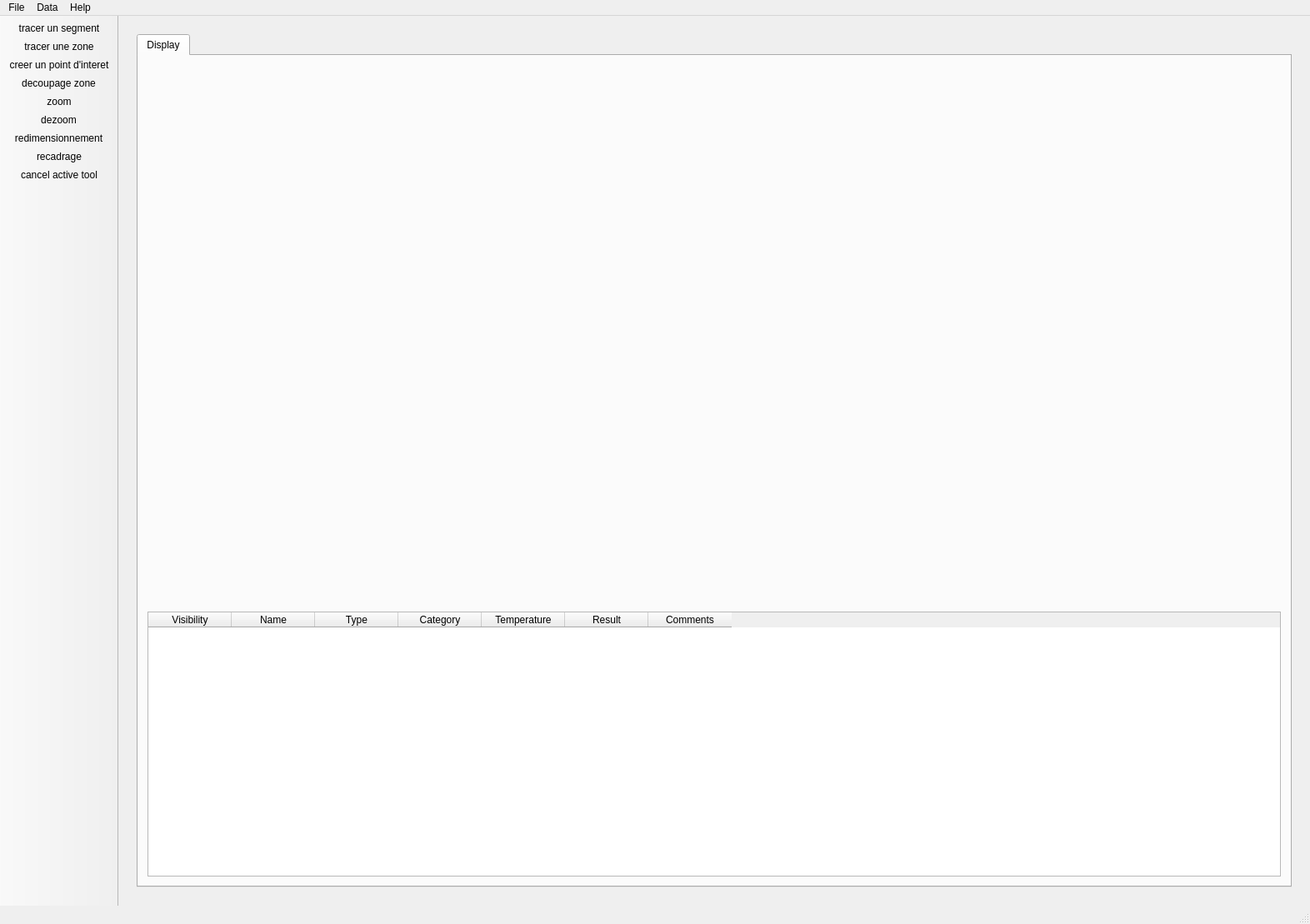
<?xml version="1.0" encoding="UTF-8"?>
<ui version="4.0">
 <class>MainWindow</class>
 <widget class="QMainWindow" name="MainWindow">
  <property name="geometry">
   <rect>
    <x>0</x>
    <y>0</y>
    <width>1572</width>
    <height>1109</height>
   </rect>
  </property>
  <property name="windowTitle">
   <string>3D Metrics</string>
  </property>
  <widget class="QWidget" name="centralWidget">
   <layout class="QVBoxLayout" name="verticalLayout_4">
    <item>
     <widget class="QWidget" name="mainView" native="true">
      <layout class="QHBoxLayout" name="horizontalLayout">
       <item>
        <widget class="QTabWidget" name="tab_widget">
         <property name="currentIndex">
          <number>0</number>
         </property>
         <property name="elideMode">
          <enum>Qt::ElideNone</enum>
         </property>
         <widget class="QWidget" name="display">
          <attribute name="title">
           <string>Display</string>
          </attribute>
          <layout class="QVBoxLayout" name="verticalLayout">
           <item>
            <widget class="OSGWidget" name="display_widget" native="true">
             <property name="minimumSize">
              <size>
               <width>400</width>
               <height>650</height>
              </size>
             </property>
            </widget>
           </item>
           <item>
            <widget class="QTableWidget" name="measurements_table">
             <property name="maximumSize">
              <size>
               <width>16777215</width>
               <height>400</height>
              </size>
             </property>
             <property name="baseSize">
              <size>
               <width>0</width>
               <height>0</height>
              </size>
             </property>
             <property name="cursor" stdset="0">
              <cursorShape>ArrowCursor</cursorShape>
             </property>
             <property name="contextMenuPolicy">
              <enum>Qt::DefaultContextMenu</enum>
             </property>
             <property name="frameShape">
              <enum>QFrame::StyledPanel</enum>
             </property>
             <property name="verticalScrollBarPolicy">
              <enum>Qt::ScrollBarAsNeeded</enum>
             </property>
             <property name="horizontalScrollBarPolicy">
              <enum>Qt::ScrollBarAsNeeded</enum>
             </property>
             <property name="sizeAdjustPolicy">
              <enum>QAbstractScrollArea::AdjustToContents</enum>
             </property>
             <property name="editTriggers">
              <set>QAbstractItemView::NoEditTriggers</set>
             </property>
             <property name="dragEnabled">
              <bool>false</bool>
             </property>
             <property name="dragDropMode">
              <enum>QAbstractItemView::NoDragDrop</enum>
             </property>
             <property name="defaultDropAction">
              <enum>Qt::IgnoreAction</enum>
             </property>
             <property name="selectionMode">
              <enum>QAbstractItemView::ExtendedSelection</enum>
             </property>
             <property name="selectionBehavior">
              <enum>QAbstractItemView::SelectRows</enum>
             </property>
             <property name="verticalScrollMode">
              <enum>QAbstractItemView::ScrollPerItem</enum>
             </property>
             <property name="gridStyle">
              <enum>Qt::SolidLine</enum>
             </property>
             <column>
              <property name="text">
               <string>Visibility</string>
              </property>
             </column>
             <column>
              <property name="text">
               <string>Name</string>
              </property>
             </column>
             <column>
              <property name="text">
               <string>Type</string>
              </property>
             </column>
             <column>
              <property name="text">
               <string>Category</string>
              </property>
             </column>
             <column>
              <property name="text">
               <string>Temperature</string>
              </property>
             </column>
             <column>
              <property name="text">
               <string>Result</string>
              </property>
             </column>
             <column>
              <property name="text">
               <string>Comments</string>
              </property>
             </column>
            </widget>
           </item>
          </layout>
         </widget>
        </widget>
       </item>
      </layout>
     </widget>
    </item>
   </layout>
  </widget>
  <widget class="QMenuBar" name="menuBar">
   <property name="enabled">
    <bool>true</bool>
   </property>
   <property name="geometry">
    <rect>
     <x>0</x>
     <y>0</y>
     <width>1572</width>
     <height>33</height>
    </rect>
   </property>
   <property name="baseSize">
    <size>
     <width>0</width>
     <height>0</height>
    </size>
   </property>
   <property name="defaultUp">
    <bool>false</bool>
   </property>
   <property name="nativeMenuBar">
    <bool>false</bool>
   </property>
   <widget class="QMenu" name="menuEfef">
    <property name="title">
     <string>File</string>
    </property>
    <addaction name="open_3d_model_action"/>
    <addaction name="open_measure_file_action"/>
    <addaction name="open_project_action"/>
    <addaction name="save_measure_file_action"/>
    <addaction name="save_project_action"/>
    <addaction name="close_3d_model_action"/>
    <addaction name="quit_action"/>
   </widget>
   <widget class="QMenu" name="menuData">
    <property name="title">
     <string>Data</string>
    </property>
    <addaction name="data_export_action"/>
   </widget>
   <widget class="QMenu" name="menuHelp">
    <property name="title">
     <string>Help</string>
    </property>
    <addaction name="user_manual_action"/>
    <addaction name="about_action"/>
   </widget>
   <addaction name="menuEfef"/>
   <addaction name="menuData"/>
   <addaction name="menuHelp"/>
  </widget>
  <widget class="QToolBar" name="mainToolBar">
   <property name="enabled">
    <bool>true</bool>
   </property>
   <property name="baseSize">
    <size>
     <width>0</width>
     <height>0</height>
    </size>
   </property>
   <property name="mouseTracking">
    <bool>false</bool>
   </property>
   <property name="contextMenuPolicy">
    <enum>Qt::DefaultContextMenu</enum>
   </property>
   <property name="acceptDrops">
    <bool>false</bool>
   </property>
   <property name="inputMethodHints">
    <set>Qt::ImhNone</set>
   </property>
   <property name="movable">
    <bool>false</bool>
   </property>
   <property name="toolButtonStyle">
    <enum>Qt::ToolButtonIconOnly</enum>
   </property>
   <property name="floatable">
    <bool>true</bool>
   </property>
   <attribute name="toolBarArea">
    <enum>LeftToolBarArea</enum>
   </attribute>
   <attribute name="toolBarBreak">
    <bool>false</bool>
   </attribute>
   <addaction name="draw_segment_action"/>
   <addaction name="draw_area_action"/>
   <addaction name="draw_interest_point_action"/>
   <addaction name="cut_area_action"/>
   <addaction name="zoom_in_action"/>
   <addaction name="zoom_out_action"/>
   <addaction name="resize_action"/>
   <addaction name="crop_action"/>
   <addaction name="cancel_button"/>
  </widget>
  <widget class="QStatusBar" name="statusBar"/>
  <action name="open_3d_model_action">
   <property name="checkable">
    <bool>false</bool>
   </property>
   <property name="checked">
    <bool>false</bool>
   </property>
   <property name="icon">
    <iconset resource="ressources.qrc">
     <normaloff>:/icons/ressources/icon_open.png</normaloff>:/icons/ressources/icon_open.png</iconset>
   </property>
   <property name="text">
    <string>Open a 3d Model</string>
   </property>
   <property name="shortcut">
    <string>Ctrl+O</string>
   </property>
   <property name="shortcutContext">
    <enum>Qt::WindowShortcut</enum>
   </property>
  </action>
  <action name="open_recent_file_action">
   <property name="icon">
    <iconset resource="ressources.qrc">
     <normaloff>:/icons/ressources/icon_recentopen.ico</normaloff>:/icons/ressources/icon_recentopen.ico</iconset>
   </property>
   <property name="text">
    <string>Open Recent file</string>
   </property>
  </action>
  <action name="save_measure_file_action">
   <property name="icon">
    <iconset resource="ressources.qrc">
     <normaloff>:/icons/ressources/icon_save.png</normaloff>:/icons/ressources/icon_save.png</iconset>
   </property>
   <property name="text">
    <string>Save Measurement file</string>
   </property>
   <property name="shortcut">
    <string>Backspace</string>
   </property>
  </action>
  <action name="close_3d_model_action">
   <property name="icon">
    <iconset resource="ressources.qrc">
     <normaloff>:/icons/ressources/icon_close.jpg</normaloff>:/icons/ressources/icon_close.jpg</iconset>
   </property>
   <property name="text">
    <string>Close all</string>
   </property>
   <property name="shortcut">
    <string>Ctrl+C</string>
   </property>
  </action>
  <action name="quit_action">
   <property name="icon">
    <iconset resource="ressources.qrc">
     <normaloff>:/icons/ressources/icon_quit.png</normaloff>:/icons/ressources/icon_quit.png</iconset>
   </property>
   <property name="text">
    <string>Quit</string>
   </property>
   <property name="shortcut">
    <string>Ctrl+Q</string>
   </property>
  </action>
  <action name="data_export_action">
   <property name="icon">
    <iconset resource="ressources.qrc">
     <normaloff>:/icons/ressources/icon_export.png</normaloff>:/icons/ressources/icon_export.png</iconset>
   </property>
   <property name="text">
    <string>Export (.csv or .txt) format</string>
   </property>
   <property name="shortcut">
    <string>Backspace</string>
   </property>
  </action>
  <action name="french_action">
   <property name="icon">
    <iconset resource="ressources.qrc">
     <normaloff>:/icons/ressources/icon_france.png</normaloff>:/icons/ressources/icon_france.png</iconset>
   </property>
   <property name="text">
    <string>French</string>
   </property>
   <property name="shortcut">
    <string>Ctrl+F</string>
   </property>
  </action>
  <action name="english_action">
   <property name="icon">
    <iconset resource="ressources.qrc">
     <normaloff>:/icons/ressources/icon_anglais.ico</normaloff>:/icons/ressources/icon_anglais.ico</iconset>
   </property>
   <property name="text">
    <string>English</string>
   </property>
   <property name="shortcut">
    <string>Ctrl+E</string>
   </property>
  </action>
  <action name="user_manual_action">
   <property name="icon">
    <iconset resource="ressources.qrc">
     <normaloff>:/icons/ressources/icon_usermanual.jpg</normaloff>:/icons/ressources/icon_usermanual.jpg</iconset>
   </property>
   <property name="text">
    <string>User Manual</string>
   </property>
   <property name="shortcut">
    <string>Ctrl+H</string>
   </property>
  </action>
  <action name="draw_segment_action">
   <property name="icon">
    <iconset resource="ressources.qrc">
     <normaloff>:/icons/ressources/icon_segment.png</normaloff>:/icons/ressources/icon_segment.png</iconset>
   </property>
   <property name="text">
    <string>tracer un segment</string>
   </property>
   <property name="toolTip">
    <string>line tool</string>
   </property>
  </action>
  <action name="draw_area_action">
   <property name="icon">
    <iconset resource="ressources.qrc">
     <normaloff>:/icons/ressources/icon_polygon.png</normaloff>:/icons/ressources/icon_polygon.png</iconset>
   </property>
   <property name="text">
    <string>tracer une zone</string>
   </property>
   <property name="toolTip">
    <string>surface tool</string>
   </property>
  </action>
  <action name="draw_interest_point_action">
   <property name="icon">
    <iconset resource="ressources.qrc">
     <normaloff>:/icons/ressources/icon_ptinteret.png</normaloff>:/icons/ressources/icon_ptinteret.png</iconset>
   </property>
   <property name="text">
    <string>creer un point d'interet</string>
   </property>
   <property name="toolTip">
    <string>interest point tool</string>
   </property>
  </action>
  <action name="cut_area_action">
   <property name="icon">
    <iconset resource="ressources.qrc">
     <normaloff>:/icons/ressources/icon_ciseaux.jpg</normaloff>:/icons/ressources/icon_ciseaux.jpg</iconset>
   </property>
   <property name="text">
    <string>decoupage zone</string>
   </property>
   <property name="toolTip">
    <string>zoning waiver</string>
   </property>
  </action>
  <action name="about_action">
   <property name="text">
    <string>About 3DMETRICS</string>
   </property>
   <property name="shortcut">
    <string>Ctrl+A</string>
   </property>
  </action>
  <action name="open_measure_file_action">
   <property name="icon">
    <iconset resource="ressources.qrc">
     <normaloff>:/icons/ressources/icon_file.png</normaloff>:/icons/ressources/icon_file.png</iconset>
   </property>
   <property name="text">
    <string>Open a Measurement file</string>
   </property>
   <property name="shortcut">
    <string>Ctrl+F</string>
   </property>
  </action>
  <action name="open_project_action">
   <property name="icon">
    <iconset resource="ressources.qrc">
     <normaloff>:/icons/ressources/icon project.png</normaloff>:/icons/ressources/icon project.png</iconset>
   </property>
   <property name="text">
    <string>Open a Project</string>
   </property>
   <property name="shortcut">
    <string>Ctrl+P</string>
   </property>
  </action>
  <action name="zoom_in_action">
   <property name="icon">
    <iconset resource="ressources.qrc">
     <normaloff>:/icons/ressources/icon loupe +.png</normaloff>:/icons/ressources/icon loupe +.png</iconset>
   </property>
   <property name="text">
    <string>zoom</string>
   </property>
   <property name="toolTip">
    <string>zoom in</string>
   </property>
  </action>
  <action name="zoom_out_action">
   <property name="icon">
    <iconset resource="ressources.qrc">
     <normaloff>:/icons/ressources/icon_loupe -.jpg</normaloff>:/icons/ressources/icon_loupe -.jpg</iconset>
   </property>
   <property name="text">
    <string>dezoom</string>
   </property>
   <property name="toolTip">
    <string>zoom out</string>
   </property>
  </action>
  <action name="resize_action">
   <property name="icon">
    <iconset resource="ressources.qrc">
     <normaloff>:/icons/ressources/icon_redimensionnement.jpg</normaloff>:/icons/ressources/icon_redimensionnement.jpg</iconset>
   </property>
   <property name="text">
    <string>redimensionnement</string>
   </property>
   <property name="toolTip">
    <string>resize</string>
   </property>
  </action>
  <action name="crop_action">
   <property name="icon">
    <iconset resource="ressources.qrc">
     <normaloff>:/icons/ressources/icon.jpeg</normaloff>:/icons/ressources/icon.jpeg</iconset>
   </property>
   <property name="text">
    <string>recadrage</string>
   </property>
   <property name="toolTip">
    <string>reframe</string>
   </property>
  </action>
  <action name="save_project_action">
   <property name="icon">
    <iconset resource="ressources.qrc">
     <normaloff>:/icons/ressources/icon_enregistrer_projet.png</normaloff>:/icons/ressources/icon_enregistrer_projet.png</iconset>
   </property>
   <property name="text">
    <string>Save Project</string>
   </property>
   <property name="shortcut">
    <string>Ctrl+S</string>
   </property>
  </action>
  <action name="actionOpen_Recent_Project">
   <property name="text">
    <string>Open Recent Project</string>
   </property>
  </action>
  <action name="cancel_button">
   <property name="icon">
    <iconset resource="ressources.qrc">
     <normaloff>:/icons/ressources/icon_close.jpg</normaloff>:/icons/ressources/icon_close.jpg</iconset>
   </property>
   <property name="text">
    <string>cancel active tool</string>
   </property>
   <property name="toolTip">
    <string>Cancel currently active tool</string>
   </property>
  </action>
 </widget>
 <layoutdefault spacing="6" margin="11"/>
 <customwidgets>
  <customwidget>
   <class>OSGWidget</class>
   <extends>QWidget</extends>
   <header>OSGWidget/OSGWidget.h</header>
   <container>1</container>
  </customwidget>
 </customwidgets>
 <resources>
  <include location="ressources.qrc"/>
 </resources>
 <connections/>
</ui>
